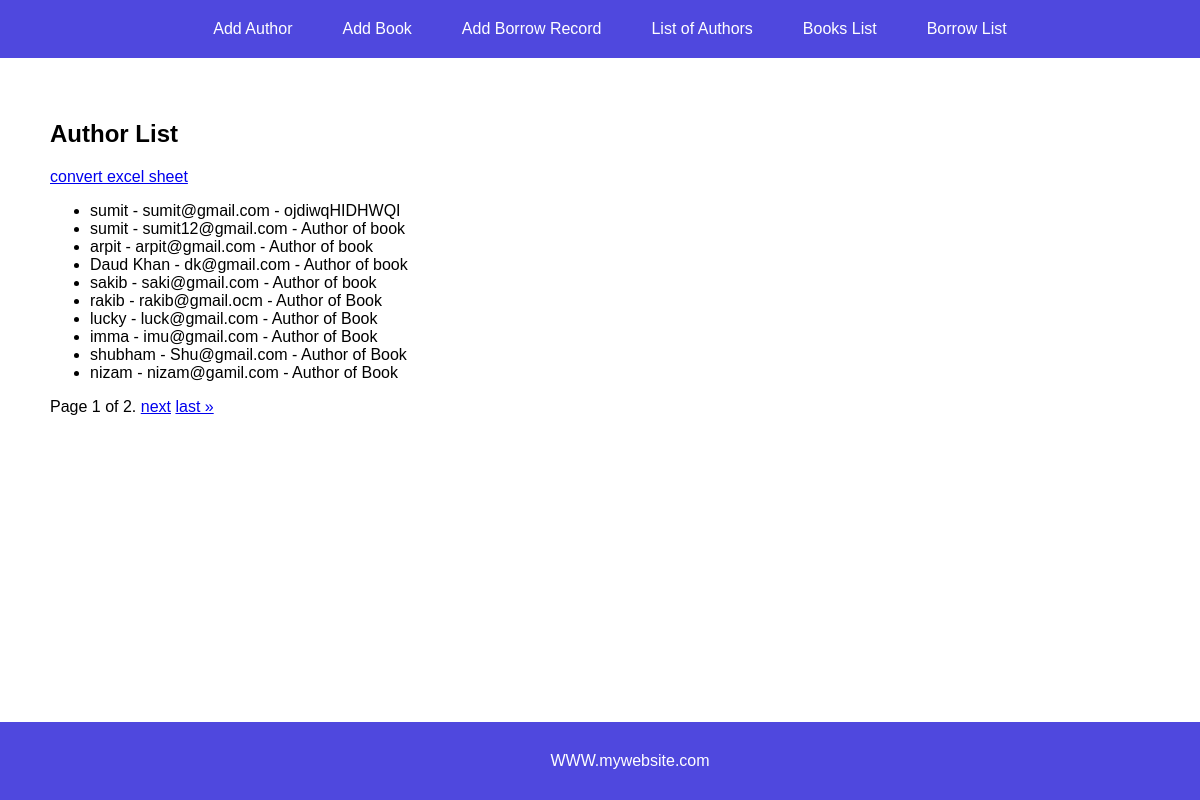
Page /author_list/ on the committed database.
### app/models.py (models this page shows, shortened)
class Author(models.Model):
    name = models.CharField(max_length=100)
    email = models.EmailField()
    bio = models.TextField()

### app/views.py (the view)
# urls.py: path('author_list/', AuthorListView.as_view(), name='author_list'),
class AuthorListView(ListView):
    model = Author
    paginate_by = 10
    template_name = 'author_list.html'
    context_object_name = 'authors'
    def get_queryset(self):
        return Author.objects.all()

### app/templates/author_list.html (shortened to what this page needs)
{% extends 'base.html' %}
    {% block extra_head %}
    <h2>Author List</h2>
    <div class="convert-excel">
     <a href="{% url 'author_to_excel' %}" >convert excel sheet</a>
    </div>
    <ul>
        {% for author in page_obj %}
        <li>{{ author.name }} - {{ author.email }} - {{ author.bio }}</li>
        {% endfor %}
    </ul>
    <div class="pagination">
        <span class="step-links">
            <span class="current">
                Page {{ page_obj.number }} of {{ page_obj.paginator.num_pages }}.
            </span>
            {% if page_obj.has_next %}
                <a href="?page={{ page_obj.next_page_number }}">next</a>
                <a href="?page={{ page_obj.paginator.num_pages }}">last &raquo;</a>
            {% endif %}
        </span>
    </div>
    {% endblock %}

### app/templates/base.html (style rules this page uses)
body { font-family: Arial, sans-serif; margin: 0; padding: 0; }

### rows in the picture
Author: name "sumit", email "sumit@gmail.com", bio "ojdiwqHIDHWQI"
Author: name "sumit", email "sumit12@gmail.com", bio "Author of book"
Author: name "arpit", email "arpit@gmail.com", bio "Author of book"
Author: name "Daud Khan", email "dk@gmail.com", bio "Author of book"
Author: name "sakib", email "saki@gmail.com", bio "Author of book"
Author: name "rakib", email "rakib@gmail.ocm", bio "Author of Book"
Author: name "lucky", email "luck@gmail.com", bio "Author of Book"
Author: name "imma", email "imu@gmail.com", bio "Author of Book"
Author: name "shubham", email "Shu@gmail.com", bio "Author of Book"
Author: name "nizam", email "nizam@gamil.com", bio "Author of Book"

### other values in the picture
{{ page_obj.number }} "1"
{{ page_obj.paginator.num_pages }} "2"
